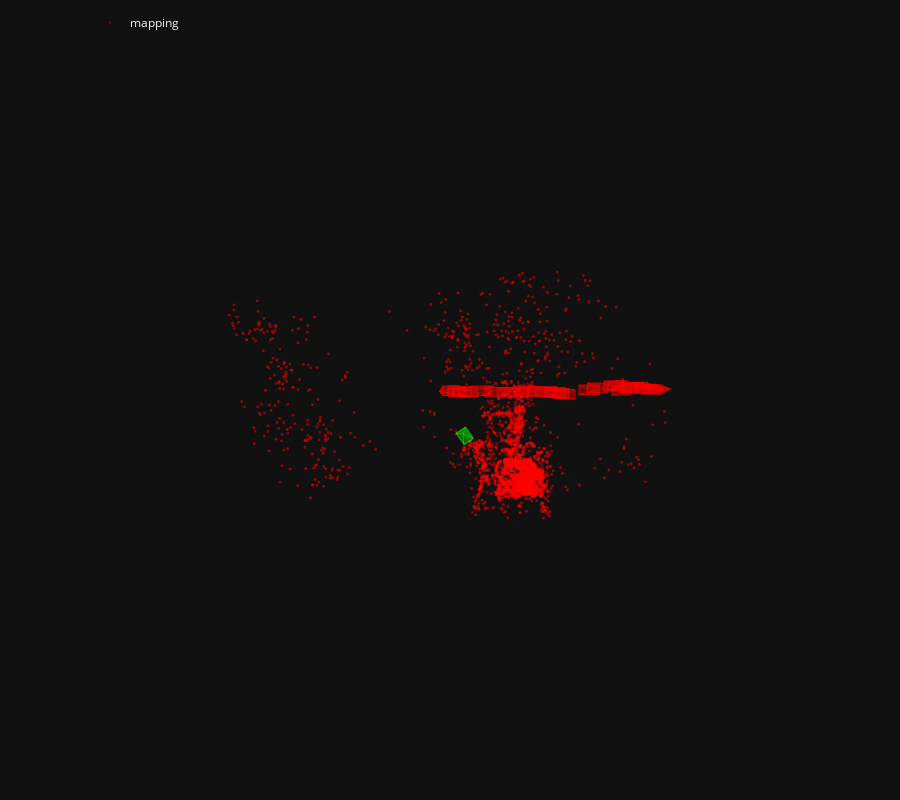

The code cell stored with this chart in its notebook:
### Markdown cell above
We visualize the correspondences between the query images a few mapping images. We can also visualize the estimated camera pose in the 3D map.

### Code cell
pose = pycolmap.Image(tvec=ret['tvec'], qvec=ret['qvec'])
viz_3d.plot_camera_colmap(fig, pose, camera, color='rgba(0,255,0,0.5)', name=query)
fig.show()

### Figure 1 — Plotly figure (JSON) as saved in the notebook; plotly's stock layout.template omitted (floating-point values rounded to 4 significant figures; data arrays with more than 128 entries replaced by an {"elided": "..."} marker saying what was removed)
{"data": [{"legendgroup": "mapping", "marker": {"color": "rgba(255,0,0,0.5)", "line": {"width": 0}, "size": 1}, "mode": "markers", "name": "mapping", "type": "scatter3d", "x": {"elided": "3236 float values"}, "y": {"elided": "3236 float values"}, "z": {"elided": "3236 float values"}}, {"legendgroup": "mapping", "line": {"color": "rgba(255,0,0,0.5)"}, "marker": {"size": 0.0001}, "name": "1", "showlegend": false, "type": "scatter3d", "x": [-5.357, -4.569, -4.55, -5.339, -5.357], "y": [-0.2574, -0.2986, 0.1511, 0.1924, -0.2574], "z": [-0.1761, -0.7504, -0.7574, -0.1831, -0.1761]}, {"color": "rgba(255,0,0,0.5)", "i": [0, 0, 0, 0], "j": [1, 2, 3, 4], "k": [2, 3, 4, 1], "legendgroup": "mapping", "name": "1", "showlegend": false, "type": "mesh3d", "x": [-5.503, -5.357, -4.569, -4.55, -5.339, -5.357], "y": [-0.04235, -0.2574, -0.2986, 0.1511, 0.1924, -0.2574], "z": [-1.222, -0.1761, -0.7504, -0.7574, -0.1831, -0.1761]}, {"legendgroup": "mapping", "line": {"color": "rgba(255,0,0,0.5)", "width": 1}, "mode": "lines", "name": "1", "showlegend": false, "type": "scatter3d", "x": [-5.503, -5.357, -4.569, -5.503, -4.569, -4.55, -5.503, -4.55, -5.339, -5.503, -5.339, -5.357], "y": [-0.04235, -0.2574, -0.2986, -0.04235, -0.2986, 0.1511, -0.04235, 0.1511, 0.1924, -0.04235, 0.1924, -0.2574], "z": [-1.222, -0.1761, -0.7504, -1.222, -0.7504, -0.7574, -1.222, -0.7574, -0.1831, -1.222, -0.1831, -0.1761]}, {"legendgroup": "mapping", "line": {"color": "rgba(255,0,0,0.5)"}, "marker": {"size": 0.0001}, "name": "2", "showlegend": false, "type": "scatter3d", "x": [-5.092, -4.288, -4.263, -5.067, -5.092], "y": [-0.2013, -0.2549, 0.1945, 0.2482, -0.2013], "z": [-0.03368, -0.5855, -0.5932, -0.04136, -0.03368]}, {"color": "rgba(255,0,0,0.5)", "i": [0, 0, 0, 0], "j": [1, 2, 3, 4], "k": [2, 3, 4, 1], "legendgroup": "mapping", "name": "2", "showlegend": false, "type": "mesh3d", "x": [-5.205, -5.092, -4.288, -4.263, -5.067, -5.092], "y": [0.01251, -0.2013, -0.2549, 0.1945, 0.2482, -0.2013], "z": [-1.083, -0.03368, -0.5855, -0.5932, -0.04136, -0.03368]}, {"legendgroup": "mapping", "line": {"color": "rgba(255,0,0,0.5)", "width": 1}, "mode": "lines", "name": "2", "showlegend": false, "type": "scatter3d", "x": [-5.205, -5.092, -4.288, -5.205, -4.288, -4.263, -5.205, -4.263, -5.067, -5.205, -5.067, -5.092], "y": [0.01251, -0.2013, -0.2549, 0.01251, -0.2549, 0.1945, 0.01251, 0.1945, 0.2482, 0.01251, 0.2482, -0.2013], "z": [-1.083, -0.03368, -0.5855, -1.083, -0.5855, -0.5932, -1.083, -0.5932, -0.04136, -1.083, -0.04136, -0.03368]}, {"legendgroup": "mapping", "line": {"color": "rgba(255,0,0,0.5)"}, "marker": {"size": 0.0001}, "name": "3", "showlegend": false, "type": "scatter3d", "x": [-4.879, -4.058, -4.031, -4.852, -4.879], "y": [-0.1811, -0.2395, 0.2098, 0.2683, -0.1811], "z": [0.01435, -0.5115, -0.5198, 0.006073, 0.01435]}, {"color": "rgba(255,0,0,0.5)", "i": [0, 0, 0, 0], "j": [1, 2, 3, 4], "k": [2, 3, 4, 1], "legendgroup": "mapping", "name": "3", "showlegend": false, "type": "mesh3d", "x": [-4.958, -4.879, -4.058, -4.031, -4.852, -4.879], "y": [0.02975, -0.1811, -0.2395, 0.2098, 0.2683, -0.1811], "z": [-1.039, 0.01435, -0.5115, -0.5198, 0.006073, 0.01435]}, {"legendgroup": "mapping", "line": {"color": "rgba(255,0,0,0.5)", "width": 1}, "mode": "lines", "name": "3", "showlegend": false, "type": "scatter3d", "x": [-4.958, -4.879, -4.058, -4.958, -4.058, -4.031, -4.958, -4.031, -4.852, -4.958, -4.852, -4.879], "y": [0.02975, -0.1811, -0.2395, 0.02975, -0.2395, 0.2098, 0.02975, 0.2098, 0.2683, 0.02975, 0.2683, -0.1811], "z": [-1.039, 0.01435, -0.5115, -1.039, -0.5115, -0.5198, -1.039, -0.5198, 0.006073, -1.039, 0.006073, 0.01435]}, {"legendgroup": "mapping", "line": {"color": "rgba(255,0,0,0.5)"}, "marker": {"size": 0.0001}, "name": "4", "showlegend": false, "type": "scatter3d", "x": [-4.578, -3.741, -3.713, -4.549, -4.578], "y": [-0.1427, -0.2041, 0.2451, 0.3066, -0.1427], "z": [0.0844, -0.4155, -0.4225, 0.07735, 0.0844]}, {"color": "rgba(255,0,0,0.5)", "i": [0, 0, 0, 0], "j": [1, 2, 3, 4], "k": [2, 3, 4, 1], "legendgroup": "mapping", "name": "4", "showlegend": false, "type": "mesh3d", "x": [-4.623, -4.578, -3.741, -3.713, -4.549, -4.578], "y": [0.06924, -0.1427, -0.2041, 0.2451, 0.3066, -0.1427], "z": [-0.9708, 0.0844, -0.4155, -0.4225, 0.07735, 0.0844]}, {"legendgroup": "mapping", "line": {"color": "rgba(255,0,0,0.5)", "width": 1}, "mode": "lines", "name": "4", "showlegend": false, "type": "scatter3d", "x": [-4.623, -4.578, -3.741, -4.623, -3.741, -3.713, -4.623, -3.713, -4.549, -4.623, -4.549, -4.578], "y": [0.06924, -0.1427, -0.2041, 0.06924, -0.2041, 0.2451, 0.06924, 0.2451, 0.3066, 0.06924, 0.3066, -0.1427], "z": [-0.9708, 0.0844, -0.4155, -0.9708, -0.4155, -0.4225, -0.9708, -0.4225, 0.07735, -0.9708, 0.07735, 0.0844]}, {"legendgroup": "mapping", "line": {"color": "rgba(255,0,0,0.5)"}, "marker": {"size": 0.0001}, "name": "5", "showlegend": false, "type": "scatter3d", "x": [-4.055, -3.178, -3.161, -4.038, -4.055], "y": [-0.2461, -0.2816, 0.1683, 0.2038, -0.2461], "z": [-0.2104, -0.6374, -0.6402, -0.2133, -0.2104]}, {"color": "rgba(255,0,0,0.5)", "i": [0, 0, 0, 0], "j": [1, 2, 3, 4], "k": [2, 3, 4, 1], "legendgroup": "mapping", "name": "5", "showlegend": false, "type": "mesh3d", "x": [-4.016, -4.055, -3.178, -3.161, -4.038, -4.055], "y": [-0.02905, -0.2461, -0.2816, 0.1683, 0.2038, -0.2461], "z": [-1.265, -0.2104, -0.6374, -0.6402, -0.2133, -0.2104]}, {"legendgroup": "mapping", "line": {"color": "rgba(255,0,0,0.5)", "width": 1}, "mode": "lines", "name": "5", "showlegend": false, "type": "scatter3d", "x": [-4.016, -4.055, -3.178, -4.016, -3.178, -3.161, -4.016, -3.161, -4.038, -4.016, -4.038, -4.055], "y": [-0.02905, -0.2461, -0.2816, -0.02905, -0.2816, 0.1683, -0.02905, 0.1683, 0.2038, -0.02905, 0.2038, -0.2461], "z": [-1.265, -0.2104, -0.6374, -1.265, -0.6374, -0.6402, -1.265, -0.6402, -0.2133, -1.265, -0.2133, -0.2104]}, {"legendgroup": "mapping", "line": {"color": "rgba(255,0,0,0.5)"}, "marker": {"size": 0.0001}, "name": "6", "showlegend": false, "type": "scatter3d", "x": [-3.39, -2.485, -2.473, -3.378, -3.39], "y": [-0.1746, -0.203, 0.247, 0.2754, -0.1746], "z": [-0.00734, -0.3727, -0.3776, -0.01225, -0.00734]}, {"color": "rgba(255,0,0,0.5)", "i": [0, 0, 0, 0], "j": [1, 2, 3, 4], "k": [2, 3, 4, 1], "legendgroup": "mapping", "name": "6", "showlegend": false, "type": "mesh3d", "x": [-3.281, -3.39, -2.485, -2.473, -3.378, -3.39], "y": [0.03617, -0.1746, -0.203, 0.247, 0.2754, -0.1746], "z": [-1.058, -0.00734, -0.3727, -0.3776, -0.01225, -0.00734]}, {"legendgroup": "mapping", "line": {"color": "rgba(255,0,0,0.5)", "width": 1}, "mode": "lines", "name": "6", "showlegend": false, "type": "scatter3d", "x": [-3.281, -3.39, -2.485, -3.281, -2.485, -2.473, -3.281, -2.473, -3.378, -3.281, -3.378, -3.39], "y": [0.03617, -0.1746, -0.203, 0.03617, -0.203, 0.247, 0.03617, 0.247, 0.2754, 0.03617, 0.2754, -0.1746], "z": [-1.058, -0.00734, -0.3727, -1.058, -0.3727, -0.3776, -1.058, -0.3776, -0.01225, -1.058, -0.01225, -0.00734]}, {"legendgroup": "mapping", "line": {"color": "rgba(255,0,0,0.5)"}, "marker": {"size": 0.0001}, "name": "7", "showlegend": false, "type": "scatter3d", "x": [-2.843, -1.917, -1.908, -2.833, -2.843], "y": [-0.1711, -0.1941, 0.256, 0.279, -0.1711], "z": [-0.02747, -0.3391, -0.3448, -0.03317, -0.02747]}, {"color": "rgba(255,0,0,0.5)", "i": [0, 0, 0, 0], "j": [1, 2, 3, 4], "k": [2, 3, 4, 1], "legendgroup": "mapping", "name": "7", "showlegend": false, "type": "mesh3d", "x": [-2.674, -2.843, -1.917, -1.908, -2.833, -2.843], "y": [0.0374, -0.1711, -0.1941, 0.256, 0.279, -0.1711], "z": [-1.071, -0.02747, -0.3391, -0.3448, -0.03317, -0.02747]}, {"legendgroup": "mapping", "line": {"color": "rgba(255,0,0,0.5)", "width": 1}, "mode": "lines", "name": "7", "showlegend": false, "type": "scatter3d", "x": [-2.674, -2.843, -1.917, -2.674, -1.917, -1.908, -2.674, -1.908, -2.833, -2.674, -2.833, -2.843], "y": [0.0374, -0.1711, -0.1941, 0.0374, -0.1941, 0.256, 0.0374, 0.256, 0.279, 0.0374, 0.279, -0.1711], "z": [-1.071, -0.02747, -0.3391, -1.071, -0.3391, -0.3448, -1.071, -0.3448, -0.03317, -1.071, -0.03317, -0.02747]}, {"legendgroup": "mapping", "line": {"color": "rgba(255,0,0,0.5)"}, "marker": {"size": 0.0001}, "name": "8", "showlegend": false, "type": "scatter3d", "x": [-2.332, -1.388, -1.38, -2.323, -2.332], "y": [-0.1618, -0.1811, 0.269, 0.2883, -0.1618], "z": [-0.1127, -0.3642, -0.3668, -0.1153, -0.1127]}, {"color": "rgba(255,0,0,0.5)", "i": [0, 0, 0, 0], "j": [1, 2, 3, 4], "k": [2, 3, 4, 1], "legendgroup": "mapping", "name": "8", "showlegend": false, "type": "mesh3d", "x": [-2.096, -2.332, -1.388, -1.38, -2.323, -2.332], "y": [0.05296, -0.1618, -0.1811, 0.269, 0.2883, -0.1618], "z": [-1.142, -0.1127, -0.3642, -0.3668, -0.1153, -0.1127]}, {"legendgroup": "mapping", "line": {"color": "rgba(255,0,0,0.5)", "width": 1}, "mode": "lines", "name": "8", "showlegend": false, "type": "scatter3d", "x": [-2.096, -2.332, -1.388, -2.096, -1.388, -1.38, -2.096, -1.38, -2.323, -2.096, -2.323, -2.332], "y": [0.05296, -0.1618, -0.1811, 0.05296, -0.1811, 0.269, 0.05296, 0.269, 0.2883, 0.05296, 0.2883, -0.1618], "z": [-1.142, -0.1127, -0.3642, -1.142, -0.3642, -0.3668, -1.142, -0.3668, -0.1153, -1.142, -0.1153, -0.1127]}, {"legendgroup": "mapping", "line": {"color": "rgba(255,0,0,0.5)"}, "marker": {"size": 0.0001}, "name": "9", "showlegend": false, "type": "scatter3d", "x": [-1.995, -1.039, -1.038, -1.993, -1.995], "y": [-0.2379, -0.2419, 0.2083, 0.2123, -0.2379], "z": [-0.004786, -0.2058, -0.2094, -0.008355, -0.004786]}, {"color": "rgba(255,0,0,0.5)", "i": [0, 0, 0, 0], "j": [1, 2, 3, 4], "k": [2, 3, 4, 1], "legendgroup": "mapping", "name": "9", "showlegend": false, "type": "mesh3d", "x": [-1.708, -1.995, -1.039, -1.038, -1.993, -1.995], "y": [-0.02156, -0.2379, -0.2419, 0.2083, 0.2123, -0.2379], "z": [-1.021, -0.004786, -0.2058, -0.2094, -0.008355, -0.004786]}, {"legendgroup": "mapping", "line": {"color": "rgba(255,0,0,0.5)", "width": 1}, "mode": "lines", "name": "9", "showlegend": false, "type": "scatter3d", "x": [-1.708, -1.995, -1.039, -1.708, -1.039, -1.038, -1.708, -1.038, -1.993, -1.708, -1.993, -1.995], "y": [-0.02156, -0.2379, -0.2419, -0.02156, -0.2419, 0.2083, -0.02156, 0.2083, 0.2123, -0.02156, 0.2123, -0.2379], "z": [-1.021, -0.004786, -0.2058, -1.021, -0.2058, -0.2094, -1.021, -0.2094, -0.008355, -1.021, -0.008355, -0.004786]}, {"legendgroup": "mapping", "line": {"color": "rgba(255,0,0,0.5)"}, "marker": {"size": 0.0001}, "name": "10", "showlegend": false, "type": "scatter3d", "x": [-1.468, -0.5037, -0.5129, -1.477, -1.468], "y": [-0.2166, -0.2002, 0.2498, 0.2334, -0.2166], "z": [0.1314, -0.02149, -0.03085, 0.122, 0.1314]}, {"color": "rgba(255,0,0,0.5)", "i": [0, 0, 0, 0], "j": [1, 2, 3, 4], "k": [2, 3, 4, 1], "legendgroup": "mapping", "name": "10", "showlegend": false, "type": "mesh3d", "x": [-1.136, -1.468, -0.5037, -0.5129, -1.477, -1.468], "y": [-0.005545, -0.2166, -0.2002, 0.2498, 0.2334, -0.2166], "z": [-0.8715, 0.1314, -0.02149, -0.03085, 0.122, 0.1314]}, {"legendgroup": "mapping", "line": {"color": "rgba(255,0,0,0.5)", "width": 1}, "mode": "lines", "name": "10", "showlegend": false, "type": "scatter3d", "x": [-1.136, -1.468, -0.5037, -1.136, -0.5037, -0.5129, -1.136, -0.5129, -1.477, -1.136, -1.477, -1.468], "y": [-0.005545, -0.2166, -0.2002, -0.005545, -0.2002, 0.2498, -0.005545, 0.2498, 0.2334, -0.005545, 0.2334, -0.2166], "z": [-0.8715, 0.1314, -0.02149, -0.8715, -0.02149, -0.03085, -0.8715, -0.03085, 0.122, -0.8715, 0.122, 0.1314]}, {"legendgroup": "mapping", "line": {"color": "rgba(255,0,0,0.5)"}, "marker": {"size": 0.0001}, "name": "11", "showlegend": false, "type": "scatter3d", "x": [-1.064, -0.09145, -0.09264, -1.065, -1.064], "y": [-0.2125, -0.2105, 0.2397, 0.2376, -0.2125], "z": [0.134, 0.04125, 0.03894, 0.1317, 0.134]}, {"color": "rgba(255,0,0,0.5)", "i": [0, 0, 0, 0], "j": [1, 2, 3, 4], "k": [2, 3, 4, 1], "legendgroup": "mapping", "name": "11", "showlegend": false, "type": "mesh3d", "x": [-0.6667, -1.064, -0.09145, -0.09264, -1.065, -1.064], "y": [0.008602, -0.2125, -0.2105, 0.2397, 0.2376, -0.2125], "z": [-0.8428, 0.134, 0.04125, 0.03894, 0.1317, 0.134]}, {"legendgroup": "mapping", "line": {"color": "rgba(255,0,0,0.5)", "width": 1}, "mode": "lines", "name": "11", "showlegend": false, "type": "scatter3d", "x": [-0.6667, -1.064, -0.09145, -0.6667, -0.09145, -0.09264, -0.6667, -0.09264, -1.065, -0.6667, -1.065, -1.064], "y": [0.008602, -0.2125, -0.2105, 0.008602, -0.2105, 0.2397, 0.008602, 0.2397, 0.2376, 0.008602, 0.2376, -0.2125], "z": [-0.8428, 0.134, 0.04125, -0.8428, 0.04125, 0.03894, -0.8428, 0.03894, 0.1317, -0.8428, 0.1317, 0.134]}, {"legendgroup": "mapping", "line": {"color": "rgba(255,0,0,0.5)"}, "marker": {"size": 0.0001}, "name": "12", "showlegend": false, "type": "scatter3d", "x": [-0.6609, 0.3144, 0.311, -0.6643, -0.6609], "y": [-0.1561, -0.1495, 0.3006, 0.294, -0.1561], "z": [0.4164, 0.3683, 0.361, 0.4091, 0.4164]}, {"color": "rgba(255,0,0,0.5)", "i": [0, 0, 0, 0], "j": [1, 2, 3, 4], "k": [2, 3, 4, 1], "legendgroup": "mapping", "name": "12", "showlegend": false, "type": "mesh3d", "x": [-0.2208, -0.6609, 0.3144, 0.311, -0.6643, -0.6609], "y": [0.05675, -0.1561, -0.1495, 0.3006, 0.294, -0.1561], "z": [-0.5435, 0.4164, 0.3683, 0.361, 0.4091, 0.4164]}, {"legendgroup": "mapping", "line": {"color": "rgba(255,0,0,0.5)", "width": 1}, "mode": "lines", "name": "12", "showlegend": false, "type": "scatter3d", "x": [-0.2208, -0.6609, 0.3144, -0.2208, 0.3144, 0.311, -0.2208, 0.311, -0.6643, -0.2208, -0.6643, -0.6609], "y": [0.05675, -0.1561, -0.1495, 0.05675, -0.1495, 0.3006, 0.05675, 0.3006, 0.294, 0.05675, 0.294, -0.1561], "z": [-0.5435, 0.4164, 0.3683, -0.5435, 0.3683, 0.361, -0.5435, 0.361, 0.4091, -0.5435, 0.4091, 0.4164]}, {"legendgroup": "mapping", "line": {"color": "rgba(255,0,0,0.5)"}, "marker": {"size": 0.0001}, "name": "13", "showlegend": false, "type": "scatter3d", "x": [-0.4737, 0.5021, 0.4903, -0.4854, -0.4737], "y": [-0.131, -0.1057, 0.3444, 0.3191, -0.131], "z": [0.46, 0.4306, 0.4286, 0.458, 0.46]}, {"color": "rgba(255,0,0,0.5)", "i": [0, 0, 0, 0], "j": [1, 2, 3, 4], "k": [2, 3, 4, 1], "legendgroup": "mapping", "name": "13", "showlegend": false, "type": "mesh3d", "x": [-0.0197, -0.4737, 0.5021, 0.4903, -0.4854, -0.4737], "y": [0.1019, -0.131, -0.1057, 0.3444, 0.3191, -0.131], "z": [-0.4887, 0.46, 0.4306, 0.4286, 0.458, 0.46]}, {"legendgroup": "mapping", "line": {"color": "rgba(255,0,0,0.5)", "width": 1}, "mode": "lines", "name": "13", "showlegend": false, "type": "scatter3d", "x": [-0.0197, -0.4737, 0.5021, -0.0197, 0.5021, 0.4903, -0.0197, 0.4903, -0.4854, -0.0197, -0.4854, -0.4737], "y": [0.1019, -0.131, -0.1057, 0.1019, -0.1057, 0.3444, 0.1019, 0.3444, 0.3191, 0.1019, 0.3191, -0.131], "z": [-0.4887, 0.46, 0.4306, -0.4887, 0.4306, 0.4286, -0.4887, 0.4286, 0.458, -0.4887, 0.458, 0.46]}, {"legendgroup": "mapping", "line": {"color": "rgba(255,0,0,0.5)"}, "marker": {"size": 0.0001}, "name": "14", "showlegend": false, "type": "scatter3d", "x": [-0.2113, 0.7647, 0.7503, -0.2258, -0.2113], "y": [-0.0763, -0.04484, 0.4051, 0.3736, -0.0763], "z": [0.7591, 0.7683, 0.7628, 0.7536, 0.7591]}, {"color": "rgba(255,0,0,0.5)", "i": [0, 0, 0, 0], "j": [1, 2, 3, 4], "k": [2, 3, 4, 1], "legendgroup": "mapping", "name": "14", "showlegend": false, "type": "mesh3d", "x": [0.2786, -0.2113, 0.7647, 0.7503, -0.2258, -0.2113], "y": [0.1533, -0.0763, -0.04484, 0.4051, 0.3736, -0.0763], "z": [-0.1724, 0.7591, 0.7683, 0.7628, 0.7536, 0.7591]}, {"legendgroup": "mapping", "line": {"color": "rgba(255,0,0,0.5)", "width": 1}, "mode": "lines", "name": "14", "showlegend": false, "type": "scatter3d", "x": [0.2786, -0.2113, 0.7647, 0.2786, 0.7647, 0.7503, 0.2786, 0.7503, -0.2258, 0.2786, -0.2258, -0.2113], "y": [0.1533, -0.0763, -0.04484, 0.1533, -0.04484, 0.4051, 0.1533, 0.4051, 0.3736, 0.1533, 0.3736, -0.0763], "z": [-0.1724, 0.7591, 0.7683, -0.1724, 0.7683, 0.7628, -0.1724, 0.7628, 0.7536, -0.1724, 0.7536, 0.7591]}, {"legendgroup": "mapping", "line": {"color": "rgba(255,0,0,0.5)"}, "marker": {"size": 0.0001}, "name": "15", "showlegend": false, "type": "scatter3d", "x": [0.9289, 1.883, 1.88, 0.9261, 0.9289], "y": [-0.2526, -0.2483, 0.2018, 0.1976, -0.2526], "z": [0.7743, 0.9839, 0.9878, 0.7782, 0.7743]}, {"color": "rgba(255,0,0,0.5)", "i": [0, 0, 0, 0], "j": [1, 2, 3, 4], "k": [2, 3, 4, 1], "legendgroup": "mapping", "name": "15", "showlegend": false, "type": "mesh3d", "x": [1.605, 0.9289, 1.883, 1.88, 0.9261, 0.9289], "y": [-0.01625, -0.2526, -0.2483, 0.2018, 0.1976, -0.2526], "z": [-0.03063, 0.7743, 0.9839, 0.9878, 0.7782, 0.7743]}, {"legendgroup": "mapping", "line": {"color": "rgba(255,0,0,0.5)", "width": 1}, "mode": "lines", "name": "15", "showlegend": false, "type": "scatter3d", "x": [1.605, 0.9289, 1.883, 1.605, 1.883, 1.88, 1.605, 1.88, 0.9261, 1.605, 0.9261, 0.9289], "y": [-0.01625, -0.2526, -0.2483, -0.01625, -0.2483, 0.2018, -0.01625, 0.2018, 0.1976, -0.01625, 0.1976, -0.2526], "z": [-0.03063, 0.7743, 0.9839, -0.03063, 0.9839, 0.9878, -0.03063, 0.9878, 0.7782, -0.03063, 0.7782, 0.7743]}, {"legendgroup": "mapping", "line": {"color": "rgba(255,0,0,0.5)"}, "marker": {"size": 0.0001}, "name": "16", "showlegend": false, "type": "scatter3d", "x": [1.325, 2.263, 2.255, 1.316, 1.325], "y": [-0.3314, -0.3129, 0.1372, 0.1187, -0.3314], "z": [1.024, 1.293, 1.29, 1.022, 1.024]}, {"color": "rgba(255,0,0,0.5)", "i": [0, 0, 0, 0], "j": [1, 2, 3, 4], "k": [2, 3, 4, 1], "legendgroup": "mapping", "name": "16", "showlegend": false, "type": "mesh3d", "x": [2.047, 1.325, 2.263, 2.255, 1.316, 1.325], "y": [-0.09788, -0.3314, -0.3129, 0.1372, 0.1187, -0.3314], "z": [0.26, 1.024, 1.293, 1.29, 1.022, 1.024]}, {"legendgroup": "mapping", "line": {"color": "rgba(255,0,0,0.5)", "width": 1}, "mode": "lines", "name": "16", "showlegend": false, "type": "scatter3d", "x": [2.047, 1.325, 2.263, 2.047, 2.263, 2.255, 2.047, 2.255, 1.316, 2.047, 1.316, 1.325], "y": [-0.09788, -0.3314, -0.3129, -0.09788, -0.3129, 0.1372, -0.09788, 0.1372, 0.1187, -0.09788, 0.1187, -0.3314], "z": [0.26, 1.024, 1.293, 0.26, 1.293, 1.29, 0.26, 1.29, 1.022, 0.26, 1.022, 1.024]}, {"legendgroup": "mapping", "line": {"color": "rgba(255,0,0,0.5)"}, "marker": {"size": 0.0001}, "name": "17", "showlegend": false, "type": "scatter3d", "x": [2.088, 2.976, 2.98, 2.092, 2.088], "y": [-0.3979, -0.3899, 0.05999, 0.05194, -0.3979], "z": [1.57, 1.975, 1.958, 1.552, 1.57]}, {"color": "rgba(255,0,0,0.5)", "i": [0, 0, 0, 0], "j": [1, 2, 3, 4], "k": [2, 3, 4, 1], "legendgroup": "mapping", "name": "17", "showlegend": false, "type": "mesh3d", "x": [2.922, 2.088, 2.976, 2.98, 2.092, 2.088], "y": [-0.2052, -0.3979, -0.3899, 0.05999, 0.05194, -0.3979], "z": [0.9154, 1.57, 1.975, 1.958, 1.552, 1.57]}, {"legendgroup": "mapping", "line": {"color": "rgba(255,0,0,0.5)", "width": 1}, "mode": "lines", "name": "17", "showlegend": false, "type": "scatter3d", "x": [2.922, 2.088, 2.976, 2.922, 2.976, 2.98, 2.922, 2.98, 2.092, 2.922, 2.092, 2.088], "y": [-0.2052, -0.3979, -0.3899, -0.2052, -0.3899, 0.05999, -0.2052, 0.05999, 0.05194, -0.2052, 0.05194, -0.3979], "z": [0.9154, 1.57, 1.975, 0.9154, 1.975, 1.958, 0.9154, 1.958, 1.552, 0.9154, 1.552, 1.57]}, {"legendgroup": "mapping", "line": {"color": "rgba(255,0,0,0.5)"}, "marker": {"size": 0.0001}, "name": "18", "showlegend": false, "type": "scatter3d", "x": [2.294, 3.162, 3.166, 2.298, 2.294], "y": [-0.3834, -0.3782, 0.07175, 0.06655, -0.3834], "z": [1.847, 2.296, 2.282, 1.834, 1.847]}, {"color": "rgba(255,0,0,0.5)", "i": [0, 0, 0, 0], "j": [1, 2, 3, 4], "k": [2, 3, 4, 1], "legendgroup": "mapping", "name": "18", "showlegend": false, "type": "mesh3d", "x": [3.158, 2.294, 3.162, 3.166, 2.298, 2.294], "y": [-0.1849, -0.3834, -0.3782, 0.07175, 0.06655, -0.3834], "z": [1.236, 1.847, 2.296, 2.282, 1.834, 1.847]}, {"legendgroup": "mapping", "line": {"color": "rgba(255,0,0,0.5)", "width": 1}, "mode": "lines", "name": "18", "showlegend": false, "type": "scatter3d", "x": [3.158, 2.294, 3.162, 3.158, 3.162, 3.166, 3.158, 3.166, 2.298, 3.158, 2.298, 2.294], "y": [-0.1849, -0.3834, -0.3782, -0.1849, -0.3782, 0.07175, -0.1849, 0.07175, 0.06655, -0.1849, 0.06655, -0.3834], "z": [1.236, 1.847, 2.296, 1.236, 2.296, 2.282, 1.236, 2.282, 1.834, 1.236, 1.834, 1.847]}, {"legendgroup": "mapping", "line": {"color": "rgba(255,0,0,0.5)"}, "marker": {"size": 0.0001}, "name": "19", "showlegend": false, "type": "scatter3d", "x": [2.452, 3.305, 3.305, 2.452, 2.452], "y": [-0.1648, -0.1504, 0.2996, 0.2852, -0.1648], "z": [2.091, 2.566, 2.553, 2.078, 2.091]}, {"color": "rgba(255,0,0,0.5)", "i": [0, 0, 0, 0], "j": [1, 2, 3, 4], "k": [2, 3, 4, 1], "legendgroup": "mapping", "name": "19", "showlegend": false, "type": "mesh3d", "x": [3.333, 2.452, 3.305, 3.305, 2.452, 2.452], "y": [0.04426, -0.1648, -0.1504, 0.2996, 0.2852, -0.1648], "z": [1.507, 2.091, 2.566, 2.553, 2.078, 2.091]}, {"legendgroup": "mapping", "line": {"color": "rgba(255,0,0,0.5)", "width": 1}, "mode": "lines", "name": "19", "showlegend": false, "type": "scatter3d", "x": [3.333, 2.452, 3.305, 3.333, 3.305, 3.305, 3.333, 3.305, 2.452, 3.333, 2.452, 2.452], "y": [0.04426, -0.1648, -0.1504, 0.04426, -0.1504, 0.2996, 0.04426, 0.2996, 0.2852, 0.04426, 0.2852, -0.1648], "z": [1.507, 2.091, 2.566, 1.507, 2.566, 2.553, 1.507, 2.553, 2.078, 1.507, 2.078, 2.091]}, {"legendgroup": "mapping", "line": {"color": "rgba(255,0,0,0.5)"}, "marker": {"size": 0.0001}, "name": "20", "showlegend": false, "type": "scatter3d", "x": [2.787, 3.614, 3.62, 2.792, 2.787], "y": [-0.2741, -0.2654, 0.1845, 0.1757, -0.2741], "z": [2.268, 2.786, 2.77, 2.251, 2.268]}, {"color": "rgba(255,0,0,0.5)", "i": [0, 0, 0, 0], "j": [1, 2, 3, 4], "k": [2, 3, 4, 1], "legendgroup": "mapping", "name": "20", "showlegend": false, "type": "mesh3d", "x": [3.699, 2.787, 3.614, 3.62, 2.792, 2.787], "y": [-0.08081, -0.2741, -0.2654, 0.1845, 0.1757, -0.2741], "z": [1.728, 2.268, 2.786, 2.77, 2.251, 2.268]}, {"legendgroup": "mapping", "line": {"color": "rgba(255,0,0,0.5)", "width": 1}, "mode": "lines", "name": "20", "showlegend": false, "type": "scatter3d", "x": [3.699, 2.787, 3.614, 3.699, 3.614, 3.62, 3.699, 3.62, 2.792, 3.699, 2.792, 2.787], "y": [-0.08081, -0.2741, -0.2654, -0.08081, -0.2654, 0.1845, -0.08081, 0.1845, 0.1757, -0.08081, 0.1757, -0.2741], "z": [1.728, 2.268, 2.786, 1.728, 2.786, 2.77, 1.728, 2.77, 2.251, 1.728, 2.251, 2.268]}, {"legendgroup": "mapping", "line": {"color": "rgba(255,0,0,0.5)"}, "marker": {"size": 0.0001}, "name": "21", "showlegend": false, "type": "scatter3d", "x": [3.108, 3.911, 3.914, 3.111, 3.108], "y": [-0.2787, -0.258, 0.1917, 0.171, -0.2787], "z": [2.591, 3.146, 3.125, 2.569, 2.591]}, {"color": "rgba(255,0,0,0.5)", "i": [0, 0, 0, 0], "j": [1, 2, 3, 4], "k": [2, 3, 4, 1], "legendgroup": "mapping", "name": "21", "showlegend": false, "type": "mesh3d", "x": [4.042, 3.108, 3.911, 3.914, 3.111, 3.108], "y": [-0.08386, -0.2787, -0.258, 0.1917, 0.171, -0.2787], "z": [2.091, 2.591, 3.146, 3.125, 2.569, 2.591]}, {"legendgroup": "mapping", "line": {"color": "rgba(255,0,0,0.5)", "width": 1}, "mode": "lines", "name": "21", "showlegend": false, "type": "scatter3d", "x": [4.042, 3.108, 3.911, 4.042, 3.911, 3.914, 4.042, 3.914, 3.111, 4.042, 3.111, 3.108], "y": [-0.08386, -0.2787, -0.258, -0.08386, -0.258, 0.1917, -0.08386, 0.1917, 0.171, -0.08386, 0.171, -0.2787], "z": [2.091, 2.591, 3.146, 2.091, 3.146, 3.125, 2.091, 3.125, 2.569, 2.091, 2.569, 2.591]}, {"legendgroup": "mapping", "line": {"color": "rgba(255,0,0,0.5)"}, "marker": {"size": 0.0001}, "name": "22", "showlegend": false, "type": "scatter3d", "x": [3.337, 4.087, 4.098, 3.349, 3.337], "y": [-0.2516, -0.2344, 0.2149, 0.1977, -0.2516], "z": [3.011, 3.637, 3.611, 2.985, 3.011]}, {"color": "rgba(255,0,0,0.5)", "i": [0, 0, 0, 0], "j": [1, 2, 3, 4], "k": [2, 3, 4, 1], "legendgroup": "mapping", "name": "22", "showlegend": false, "type": "mesh3d", "x": [4.315, 3.337, 4.087, 4.098, 3.349, 3.337], "y": [-0.0751, -0.2516, -0.2344, 0.2149, 0.1977, -0.2516], "z": [2.596, 3.011, 3.637, 3.611, 2.985, 3.011]}, {"legendgroup": "mapping", "line": {"color": "rgba(255,0,0,0.5)", "width": 1}, "mode": "lines", "name": "22", "showlegend": false, "type": "scatter3d", "x": [4.315, 3.337, 4.087, 4.315, 4.087, 4.098, 4.315, 4.098, 3.349, 4.315, 3.349, 3.337], "y": [-0.0751, -0.2516, -0.2344, -0.0751, -0.2344, 0.2149, -0.0751, 0.2149, 0.1977, -0.0751, 0.1977, -0.2516], "z": [2.596, 3.011, 3.637, 2.596, 3.637, 3.611, 2.596, 3.611, 2.985, 2.596, 2.985, 3.011]}, {"legendgroup": "mapping", "line": {"color": "rgba(255,0,0,0.5)"}, "marker": {"size": 0.0001}, "name": "23", "showlegend": false, "type": "scatter3d", "x": [3.491, 4.247, 4.255, 3.498, 3.491], "y": [-0.1688, -0.1321, 0.3166, 0.28, -0.1688], "z": [3.316, 3.933, 3.898, 3.281, 3.316]}, {"color": "rgba(255,0,0,0.5)", "i": [0, 0, 0, 0], "j": [1, 2, 3, 4], "k": [2, 3, 4, 1], "legendgroup": "mapping", "name": "23", "showlegend": false, "type": "mesh3d", "x": [4.463, 3.491, 4.247, 4.255, 3.498, 3.491], "y": [0.007244, -0.1688, -0.1321, 0.3166, 0.28, -0.1688], "z": [2.887, 3.316, 3.933, 3.898, 3.281, 3.316]}, {"legendgroup": "mapping", "line": {"color": "rgba(255,0,0,0.5)", "width": 1}, "mode": "lines", "name": "23", "showlegend": false, "type": "scatter3d", "x": [4.463, 3.491, 4.247, 4.463, 4.247, 4.255, 4.463, 4.255, 3.498, 4.463, 3.498, 3.491], "y": [0.007244, -0.1688, -0.1321, 0.007244, -0.1321, 0.3166, 0.007244, 0.3166, 0.28, 0.007244, 0.28, -0.1688], "z": [2.887, 3.316, 3.933, 2.887, 3.933, 3.898, 2.887, 3.898, 3.281, 2.887, 3.281, 3.316]}, {"legendgroup": "mapping", "line": {"color": "rgba(255,0,0,0.5)"}, "marker": {"size": 0.0001}, "name": "24", "showlegend": false, "type": "scatter3d", "x": [3.843, 4.514, 4.505, 3.834, 3.843], "y": [-0.1276, -0.06627, 0.3828, 0.3215, -0.1276], "z": [4.101, 4.808, 4.777, 4.07, 4.101]}, {"color": "rgba(255,0,0,0.5)", "i": [0, 0, 0, 0], "j": [1, 2, 3, 4], "k": [2, 3, 4, 1], "legendgroup": "mapping", "name": "24", "showlegend": false, "type": "mesh3d", "x": [4.852, 3.843, 4.514, 4.505, 3.834, 3.843], "y": [0.0975, -0.1276, -0.06627, 0.3828, 0.3215, -0.1276], "z": [3.798, 4.101, 4.808, 4.777, 4.07, 4.101]}, {"legendgroup": "mapping", "line": {"color": "rgba(255,0,0,0.5)", "width": 1}, "mode": "lines", "name": "24", "showlegend": false, "type": "scatter3d", "x": [4.852, 3.843, 4.514, 4.852, 4.514, 4.505, 4.852, 4.505, 3.834, 4.852, 3.834, 3.843], "y": [0.0975, -0.1276, -0.06627, 0.0975, -0.06627, 0.3828, 0.0975, 0.3828, 0.3215, 0.0975, 0.3215, -0.1276], "z": [3.798, 4.101, 4.808, 3.798, 4.808, 4.777, 3.798, 4.777, 4.07, 3.798, 4.07, 4.101]}, {"legendgroup": "mapping", "line": {"color": "rgba(255,0,0,0.5)"}, "marker": {"size": 0.0001}, "name": "25", "showlegend": false, "type": "scatter3d", "x": [4.135, 4.716, 4.706, 4.126, 4.135], "y": [-0.09837, -0.01871, 0.4297, 0.3501, -0.09837], "z": [4.915, 5.696, 5.657, 4.876, 4.915]}, {"color": "rgba(255,0,0,0.5)", "i": [0, 0, 0, 0], "j": [1, 2, 3, 4], "k": [2, 3, 4, 1], "legendgroup": "mapping", "name": "25", "showlegend": false, "type": "mesh3d", "x": [5.171, 4.135, 4.716, 4.706, 4.126, 4.135], "y": [0.1343, -0.09837, -0.01871, 0.4297, 0.3501, -0.09837], "z": [4.732, 4.915, 5.696, 5.657, 4.876, 4.915]}, {"legendgroup": "mapping", "line": {"color": "rgba(255,0,0,0.5)", "width": 1}, "mode": "lines", "name": "25", "showlegend": false, "type": "scatter3d", "x": [5.171, 4.135, 4.716, 5.171, 4.716, 4.706, 5.171, 4.706, 4.126, 5.171, 4.126, 4.135], "y": [0.1343, -0.09837, -0.01871, 0.1343, -0.01871, 0.4297, 0.1343, 0.4297, 0.3501, 0.1343, 0.3501, -0.09837], "z": [4.732, 4.915, 5.696, 4.732, 5.696, 5.657, 4.732, 5.657, 4.876, 4.732, 4.876, 4.915]}, {"line": {"color": "rgba(0,255,0,0.5)"}, "marker": {"size": 0.0001}, "name": "query/night.jpg", "showlegend": false, "type": "scatter3d", "x": [-4.293, -3.933, -4.36, -4.721, -4.293], "y": [1.535, 2.045, 2.333, 1.822, 1.535], "z": [-2.35, -2.637, -2.662, -2.375, -2.35]}, {"color": "rgba(0,255,0,0.5)", "i": [0, 0, 0, 0], "j": [1, 2, 3, 4], "k": [2, 3, 4, 1], "name": "query/night.jpg", "showlegend": false, "type": "mesh3d", "x": [-4.39, -4.293, -3.933, -4.36, -4.721, -4.293], "y": [1.814, 1.535, 2.045, 2.333, 1.822, 1.535], "z": [-2.798, -2.35, -2.637, -2.662, -2.375, -2.35]}, {"line": {"color": "rgba(0,255,0,0.5)", "width": 1}, "mode": "lines", "name": "query/night.jpg", "showlegend": false, "type": "scatter3d", "x": [-4.39, -4.293, -3.933, -4.39, -3.933, -4.36, -4.39, -4.36, -4.721, -4.39, -4.721, -4.293], "y": [1.814, 1.535, 2.045, 1.814, 2.045, 2.333, 1.814, 2.333, 1.822, 1.814, 1.822, 1.535], "z": [-2.798, -2.35, -2.637, -2.798, -2.637, -2.662, -2.798, -2.662, -2.375, -2.798, -2.375, -2.35]}], "layout": {"height": 800, "legend": {"orientation": "h", "x": 0.1, "xanchor": "left", "y": 0.99, "yanchor": "top"}, "margin": {"b": 0, "l": 0, "pad": 0, "r": 0, "t": 0}, "scene": {"aspectmode": "data", "camera": {"eye": {"x": 0, "y": -0.1, "z": -2}, "projection": {"type": "orthographic"}, "up": {"x": 0, "y": -1, "z": 0}}, "dragmode": "orbit", "xaxis": {"autorange": true, "showbackground": false, "showgrid": false, "showline": false, "showticklabels": true, "visible": false}, "yaxis": {"autorange": true, "showbackground": false, "showgrid": false, "showline": false, "showticklabels": true, "visible": false}, "zaxis": {"autorange": true, "showbackground": false, "showgrid": false, "showline": false, "showticklabels": true, "visible": false}}}}
